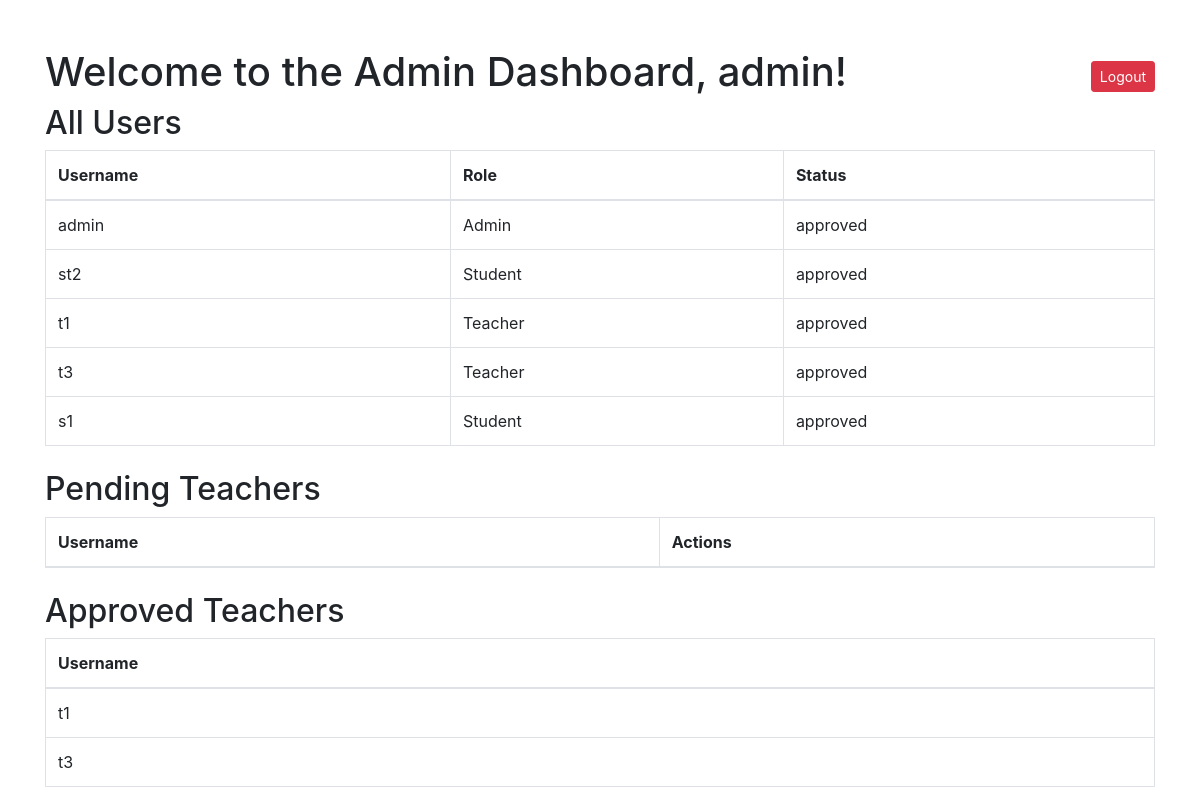
/admin (signed in), run on an earlier commit of the app's database.
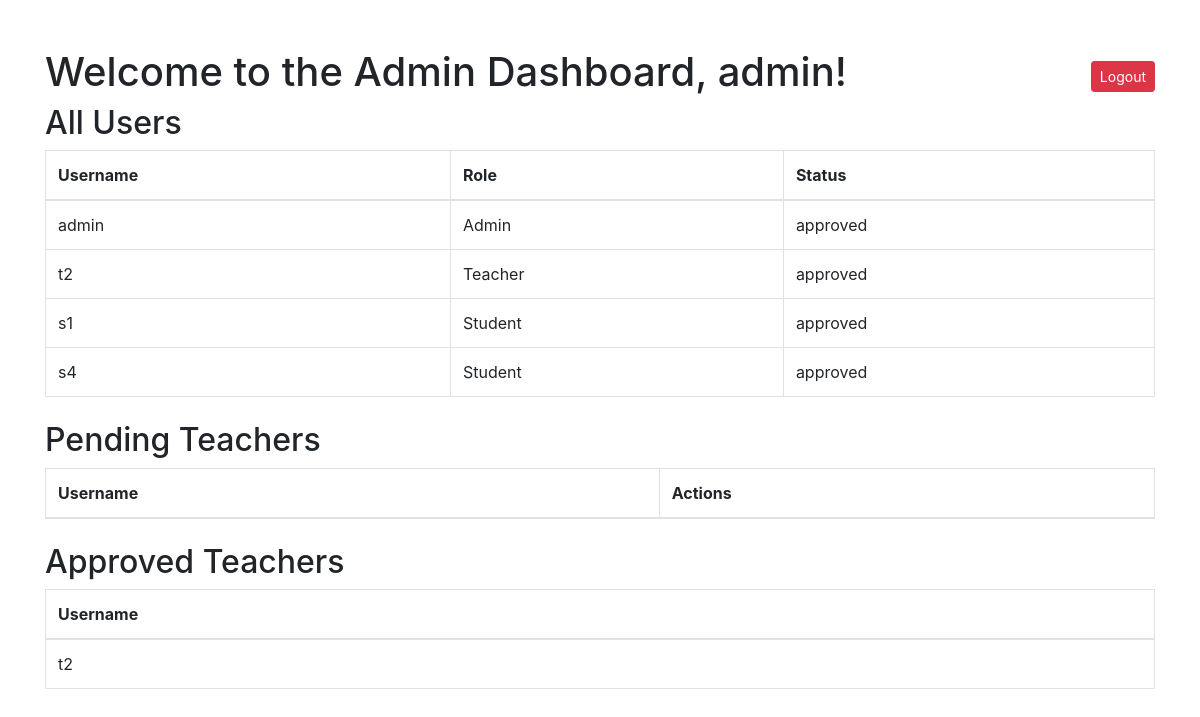
And on a later commit of the database.
### app.py (models this page shows)
class User(UserMixin, db.Model):
    id = db.Column(db.Integer, primary_key=True)
    username = db.Column(db.String(150), unique=True, nullable=False)
    password = db.Column(db.String(150), nullable=False)
    role = db.Column(db.String(50), nullable=False)  # Role: Teacher or Student
    status = db.Column(db.String(50), default='pending')  # New status column
    enrollments = db.relationship('Enrollment', back_populates='student')  # Add this line

### app.py (the view)
@app.route('/admin')
@admin_required
def admin_dashboard():
    all_users = User.query.all()
    pending_teachers = User.query.filter_by(role='Teacher', status='pending').all()
    approved_teachers = User.query.filter_by(role='Teacher', status='approved').all()
    students = User.query.filter_by(role='Student').all()
    return render_template('admin/admin_dashboard.html',
                           all_users=all_users,
                           pending_teachers=pending_teachers,
                           approved_teachers=approved_teachers,
                           students=students)

### app.py (called while the page is built)
@login_manager.user_loader
def load_user(user_id):
    return User.query.get(int(user_id))

def admin_required(f):
    @wraps(f)  # Preserve the original function's name and docstring
    @login_required
    def decorated_function(*args, **kwargs):
        if current_user.role != 'Admin':
            flash('Access denied: Admins only.')
            return redirect(url_for('home'))
        return f(*args, **kwargs)
    return decorated_function

### templates/admin/admin_dashboard.html (shortened to what this page needs)
<!DOCTYPE html>
<html lang="en">
<head>
    <link rel="stylesheet" href="https://stackpath.bootstrapcdn.com/bootstrap/4.5.2/css/bootstrap.min.css">
</head>
<body>
    <div class="container mt-5">
        <div class="d-flex justify-content-between align-items-center mt-4">
            <h1>Welcome to the Admin Dashboard, {{ current_user.username }}!</h1>
             <form action="{{ url_for('logout') }}" method="POST" style="display:inline;">
                <button type="submit" class="btn btn-danger btn-sm">Logout</button>
            </form>
        </div>
        <h2>All Users</h2>
        <table class="table table-bordered mb-4">
            <thead>
                <tr>
                    <th>Username</th>
                    <th>Role</th>
                    <th>Status</th>
                </tr>
            </thead>
            <tbody>
                {% for user in all_users %}
                    <tr>
                        <td>{{ user.username }}</td>
                        <td>{{ user.role }}</td>
                        <td>{{ user.status }}</td>
                    </tr>
                {% endfor %}
            </tbody>
        </table>
        <h2>Pending Teachers</h2>
        <table class="table table-bordered mb-4">
            <thead>
                <tr>
                    <th>Username</th>
                    <th>Actions</th>
                </tr>
            </thead>
        </table>
        <h2>Approved Teachers</h2>
        <table class="table table-bordered mb-4">
            <thead>
                <tr>
                    <th>Username</th>
                </tr>
            </thead>
            <tbody>
                {% for teacher in approved_teachers %}
                    <tr>
                        <td>{{ teacher.username }}</td>
                    </tr>
                {% endfor %}
            </tbody>
        </table>
    </div>
</body>
</html>

What changed in the data, as far as the page shows it:
removed User: username "st2", role "Student", status "approved", shown under "All Users"
no longer on one of the page's lists (row edited): User: username "t3"
changed User "Teacher": username "t1" → "t2"
changed User (number 3 of 4 on the later page): username "t3" → "s1"; role "Teacher" → "Student"
changed User (number 4 of 4 on the later page): username "s1" → "s4"
